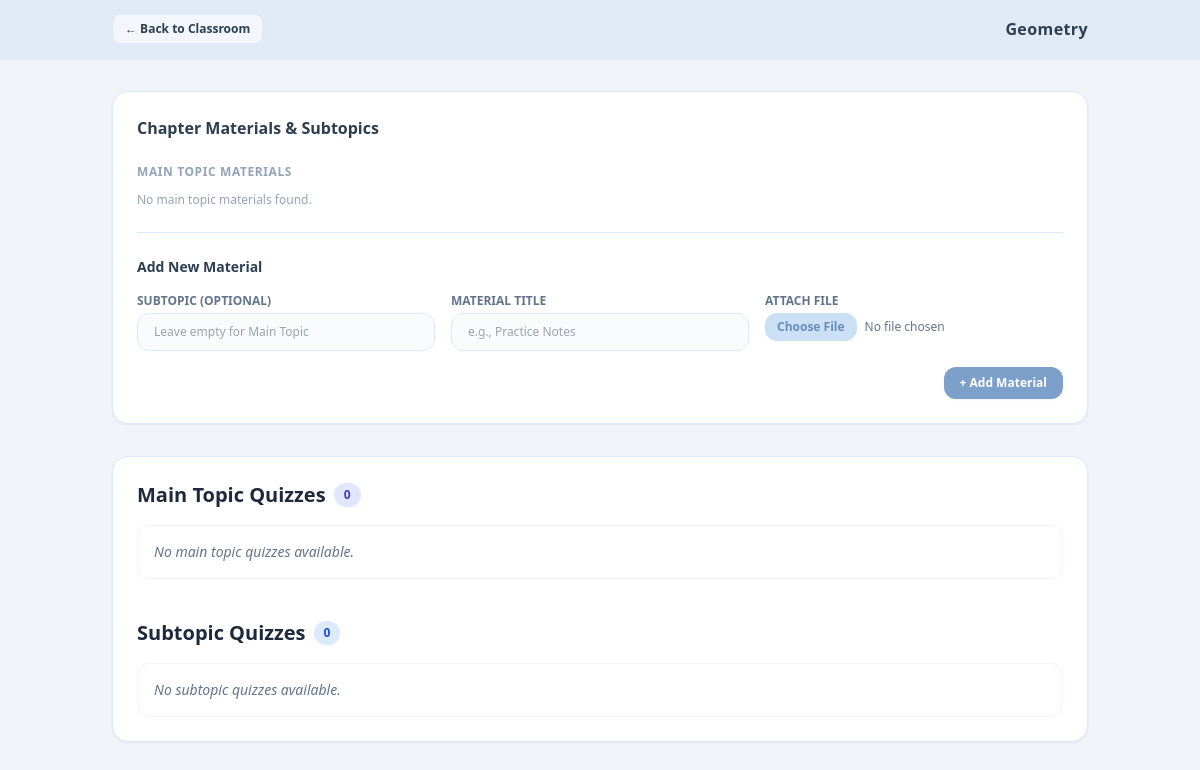
/teacher/chapter_details.php?chapter=Geometry, run on an earlier commit of the app's database.
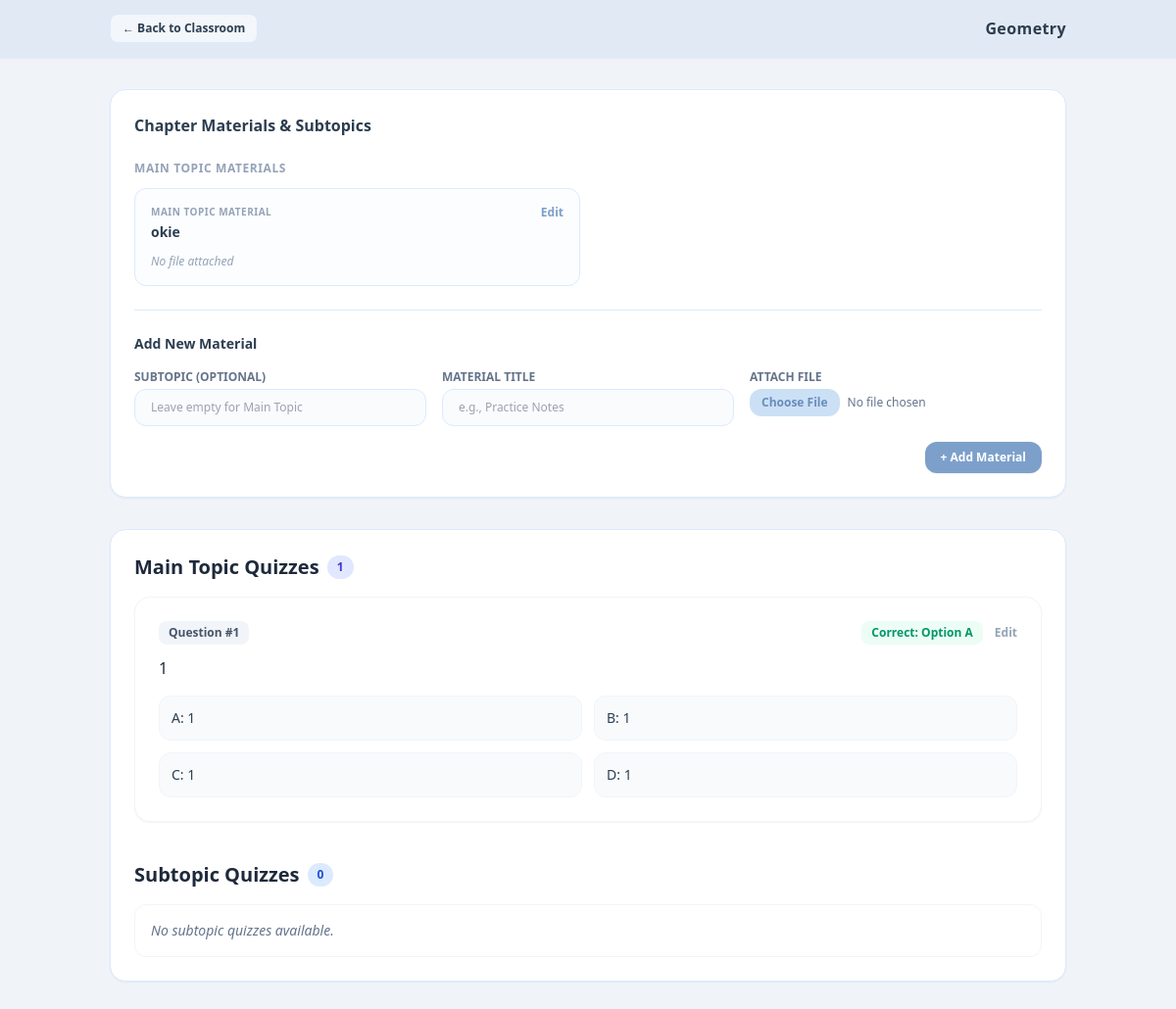
And on a later commit of the database.
### tables this page shows
CREATE TABLE chapter_materials (
        id INTEGER PRIMARY KEY AUTOINCREMENT,
        chapter_name TEXT NOT NULL,
        subtopic_name TEXT DEFAULT NULL,
        title TEXT NOT NULL,
        file_path TEXT DEFAULT NULL,
        created_at DATETIME DEFAULT CURRENT_TIMESTAMP
    );

CREATE TABLE chapter_quizzes (
    id INTEGER PRIMARY KEY AUTOINCREMENT,
    chapter_name TEXT NOT NULL,
    subtopic_name TEXT DEFAULT NULL,
    title TEXT DEFAULT NULL,
    question TEXT NOT NULL,
    option_a TEXT NOT NULL,
    option_b TEXT NOT NULL,
    option_c TEXT NOT NULL,
    option_d TEXT NOT NULL,
    correct_option TEXT NOT NULL,
    explanation TEXT,
    score INTEGER DEFAULT 1 NOT NULL
    );

### teacher/chapter_details.php (the view, shortened to what the changed rows need)
<?php
require_once __DIR__ . '/../config/db.php';
$chapter_name = isset($_GET['chapter']) ? trim(urldecode($_GET['chapter'])) : '';
$stmt_m = $pdo->prepare("SELECT * FROM chapter_materials WHERE chapter_name = ?");
$stmt_m->execute([$chapter_name]);
$materials = $stmt_m->fetchAll(PDO::FETCH_ASSOC);
$main_materials = [];
$subtopic_materials = [];
foreach ($materials as $mat) {
    if (!empty($mat['subtopic_name'])) {
        $subtopic_materials[$mat['subtopic_name']][] = $mat;
    } else {
        $main_materials[] = $mat;
    }
}
$stmt_main = $pdo->prepare("SELECT * FROM chapter_quizzes WHERE chapter_name = ? AND (subtopic_name IS NULL OR subtopic_name = '')");
$stmt_main->execute([$chapter_name]);
$main_quizzes = $stmt_main->fetchAll(PDO::FETCH_ASSOC);
$stmt_sub = $pdo->prepare("SELECT * FROM chapter_quizzes WHERE chapter_name = ? AND subtopic_name IS NOT NULL AND subtopic_name != ''");
$stmt_sub->execute([$chapter_name]);
$sub_quizzes = $stmt_sub->fetchAll(PDO::FETCH_ASSOC);
?>
<!DOCTYPE html>
<html lang="en">
<head>
    <script src="https://cdn.tailwindcss.com"></script>
</head>
<body class="bg-pastel-bg text-pastel-text min-h-screen font-sans flex flex-col">
    <header class="bg-pastel-nav border-b border-blue-100 sticky top-0 z-50 shadow-sm">
        <div class="max-w-5xl mx-auto px-6 py-3.5 flex justify-between items-center w-full">
            <h1 class="text-base font-bold text-pastel-text tracking-wide">
                <?php echo htmlspecialchars($chapter_name); ?>
            </h1>
        </div>
    </header>
    <main class="max-w-5xl mx-auto px-6 py-8 space-y-8 flex-1 w-full">
        <section class="bg-pastel-card rounded-2xl shadow-sm border border-blue-100 p-6 space-y-6">
            <div class="flex justify-between items-center">
                <div>
                    <h2 class="text-base font-bold text-pastel-text">Chapter Materials & Subtopics</h2>
                </div>
            </div>
            <div>
                <div class="grid grid-cols-1 md:grid-cols-2 gap-4">
                    <?php if (count($main_materials) > 0): ?>
                        <?php foreach ($main_materials as $mat): ?>
                            <div class="border border-blue-100 rounded-xl p-4 bg-pastel-bg/20 flex flex-col justify-between space-y-3">
                                <div>
                                    <div class="flex justify-between items-start">
                                        <span class="text-[10px] font-bold uppercase tracking-wider text-slate-400">Main Topic Material</span>
                                        <button onclick="toggleEditModal('edit-material-<?php echo $mat['id']; ?>')" class="text-xs text-pastel-primary hover:text-pastel-hover font-semibold">Edit</button>
                                    </div>
                                    <h3 class="text-sm font-bold text-pastel-text mt-0.5"><?php echo htmlspecialchars($mat['title']); ?></h3>
                                </div>
                                <?php if (!empty($mat['file_path'])): ?>
                                    <div>
                                        <a href="../../<?php echo htmlspecialchars($mat['file_path']); ?>" target="_blank" class="inline-block bg-pastel-primary hover:bg-pastel-hover text-white text-xs font-semibold px-3 py-1.5 rounded-lg transition">
                                            View/Download File &rarr;
                                        </a>
                                    </div>
                                <?php else: ?>
                                    <span class="text-xs text-slate-400 italic">No file attached</span>
                                <?php endif; ?>
                            </div>
                        <?php endforeach; ?>
                    <?php else: ?>
                        <p class="text-xs text-slate-400 col-span-2">No main topic materials found.</p>
                    <?php endif; ?>
                </div>
            </div>
        </section>
        <section class="bg-pastel-card rounded-2xl shadow-sm border border-blue-100 p-6 space-y-6">
            <div class="mb-10">
                <h2 class="text-xl font-bold text-slate-800 mb-4 flex items-center gap-2">
                    <span>Main Topic Quizzes</span>
                    <span
                        class="text-xs bg-indigo-100 text-indigo-700 px-2.5 py-1 rounded-full"><?php echo count($main_quizzes); ?></span>
                </h2>
                <?php if (empty($main_quizzes)): ?>
                    <p class="text-sm text-slate-500 italic bg-white p-4 rounded-xl border border-slate-100">No main topic
                        quizzes available.</p>
                <?php else: ?>
                    <div class="space-y-4">
                        <?php foreach ($main_quizzes as $index => $q): ?>
                            <div class="bg-white p-6 rounded-2xl border border-slate-100 shadow-sm">
                                <div class="flex justify-between items-center mb-3">
                                    <span
                                        class="text-xs font-semibold px-2.5 py-1 bg-slate-100 text-slate-600 rounded-lg">Question
                                        #<?php echo $index + 1; ?></span>
                                    <div class="flex items-center gap-3">
                                        <span
                                            class="text-xs font-semibold px-2.5 py-1 bg-emerald-50 text-emerald-600 rounded-lg">Correct:
                                            Option <?php echo $q['correct_option']; ?></span>
                                        <button type="button" onclick="toggleEditModal('edit-quiz-<?php echo $q['id']; ?>')"
                                            class="text-xs font-semibold text-slate-400 hover:text-pastel-primary transition">Edit</button>
                                    </div>
                                </div>
                                <p class="text-slate-800 font-medium mb-4"><?php echo htmlspecialchars($q['question']); ?></p>
                                <div class="grid grid-cols-1 md:grid-cols-2 gap-3 text-sm">
                                    <div class="p-3 rounded-xl border border-slate-100 bg-slate-50">A:
                                        <?php echo htmlspecialchars($q['option_a']); ?></div>
                                    <div class="p-3 rounded-xl border border-slate-100 bg-slate-50">B:
                                        <?php echo htmlspecialchars($q['option_b']); ?></div>
                                    <div class="p-3 rounded-xl border border-slate-100 bg-slate-50">C:
                                        <?php echo htmlspecialchars($q['option_c']); ?></div>
                                    <div class="p-3 rounded-xl border border-slate-100 bg-slate-50">D:
                                        <?php echo htmlspecialchars($q['option_d']); ?></div>
                                </div>
                            </div>
                        <?php endforeach; ?>
                    </div>
                <?php endif; ?>
            </div>
            <div>
                <h2 class="text-xl font-bold text-slate-800 mb-4 flex items-center gap-2">
                    <span>Subtopic Quizzes</span>
                    <span
                        class="text-xs bg-blue-100 text-blue-700 px-2.5 py-1 rounded-full"><?php echo count($sub_quizzes); ?></span>
                </h2>
            </div>
        </section>
    </main>
</body>
</html>

What changed in the data, as far as the page shows it:
added chapter_materials: title "okie", shows "No file attached"
added chapter_quizzes: correct_option "A", question "1", option_a "1", option_b "1", option_c "1", option_d "1"
Also different on the page:
count($main_quizzes): "0" → "1"
text no longer shown: "No main topic materials found. No main topic quizzes available."
